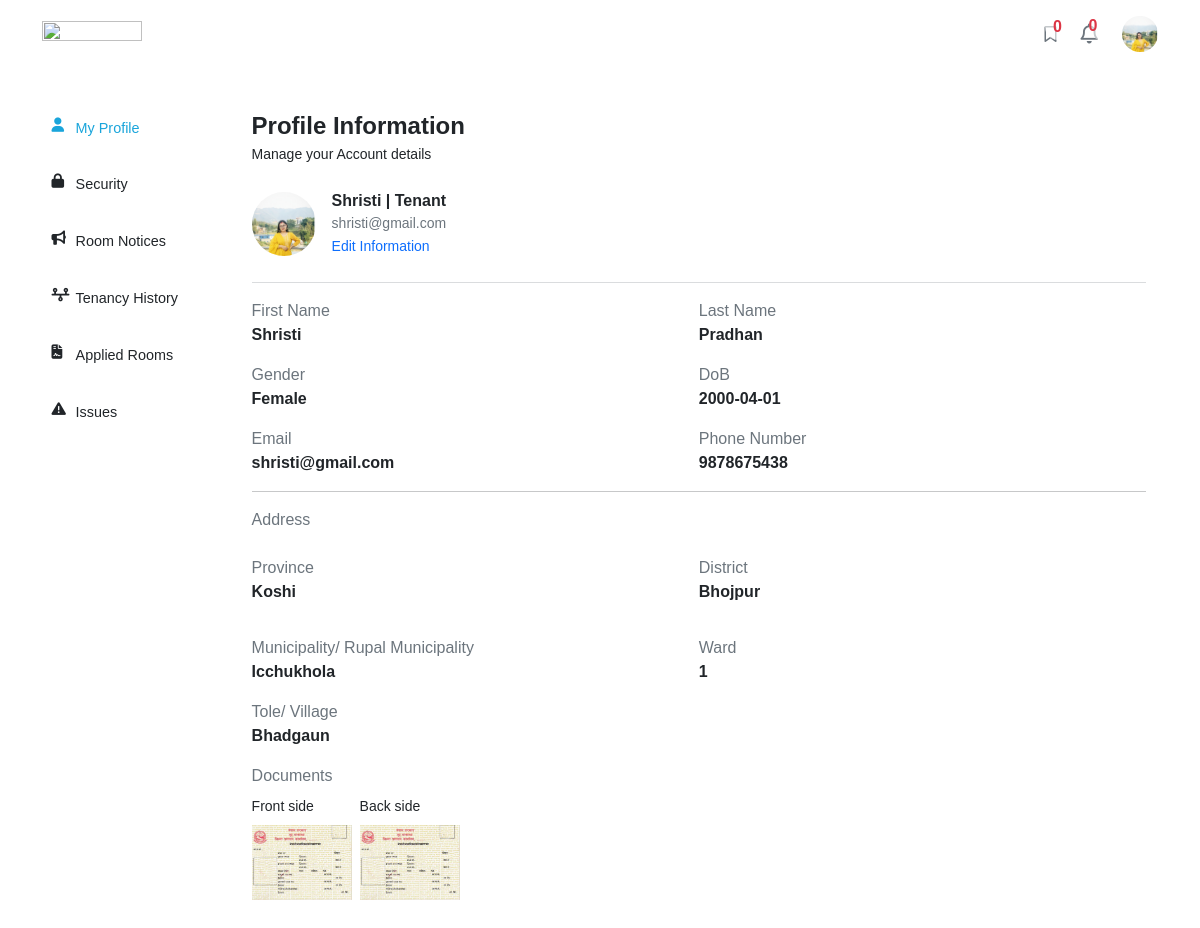
The page /tenant/profile (signed in) on the database its author committed.
### tables this page shows
CREATE TABLE `user_tb` (
  `user_id` int(11) NOT NULL,
  `first_name` varchar(12) NOT NULL,
  `last_name` varchar(15) NOT NULL,
  `gender` varchar(7) NOT NULL,
  `dob` date NOT NULL,
  `email` varchar(254) NOT NULL,
  `password` varchar(255) NOT NULL,
  `phone_number` varchar(15) NOT NULL,
  `province` varchar(20) NOT NULL,
  `district` varchar(20) NOT NULL,
  `municipality_rural` varchar(40) NOT NULL,
  `ward` int(11) NOT NULL,
  `tole_village` varchar(30) NOT NULL,
  `role` varchar(9) NOT NULL,
  `profile_photo` varchar(250) NOT NULL,
  `kyc_front` varchar(250) NOT NULL,
  `kyc_back` varchar(250) NOT NULL,
  `registration_date` datetime NOT NULL,
  `flag` varchar(10) DEFAULT NULL
);

### classes/user.php (called while the page is built, shortened)
<?php
require_once __DIR__ . '/../app/connection.php';
class User
{
    private $phoneNumber;
    public function __construct()
    {
        $this->phoneNumber = "";
    }
    public function getPhoneNumber()
    {
        return $this->phoneNumber;
    }
    public function set($firstName, $lastName, $gender, $dob, $email, $phoneNumber, $province, $district, $municipalityRural, $ward, $toleVillage, $role, $flag, $profilePhoto, $kycFront, $kycBack, $registrationDate)
    {
        $this->name = [
            'first' => $firstName,
            'last' => $lastName
        ];
        $this->gender = $gender;
        $this->dob = $dob;
        $this->email = $email;
        $this->phoneNumber = $phoneNumber;
        $this->address = [
            'province' => $province,
            'district' => $district,
            'municipalityRural' => $municipalityRural,
            'ward' => $ward,
            'toleVillage' => $toleVillage,
        ];
        $this->role = $role;
        $this->profilePhoto = $profilePhoto;
    }
    public function fetch($userId, $howMuch)
    {
        global $conn;
        $userExists = false;
        $query = $howMuch == "all" ? "SELECT * FROM user_tb WHERE user_id = '$userId' LIMIT 1" : "SELECT first_name, last_name, role, email, flag, profile_photo FROM user_tb WHERE user_id = '$userId' LIMIT 1";
        $result = mysqli_query($conn, $query);
        if ($result->num_rows > 0) {
            $userExists = true;
        }
        return $userExists;
    }
}

### pages/tenant/sections/view-profile.php (the view, shortened to what this page needs)
<?php
require_once __DIR__ . '/../../../classes/user.php';
?>
<div class="d-flex flex-column user-profile-container profile-content">
    <p class="m-0 fs-4 fw-semibold"> Profile Information </p>
    <p class="m-0 small"> Manage your Account details </p>
    <div class="d-flex flex-row gap-3 mt-4 align-items-center photo-username-email">
        <div class="photo">
            <?php
            if ($profileUser->profilePhoto != '') {
                $tempPhotoSrc = "/rentrover/uploads/users/$profileUser->profilePhoto";
                ?>
                <img src="<?= $tempPhotoSrc ?>" id="profile-photo-container" alt="user profile photo" class="pointer">
                <?php
            } else {
                $tempPhotoSrc = "/rentrover/uploads/blank-profile.jpg";
                ?>
                <img src="/rentrover/uploads/blank-profile.jpg" id="profile-photo-container" alt="user profile photo"
                    class="pointer">
                <?php
            }
            ?>
        </div>
        <div class="username-email">
            <p class="m-0 fw-semibold">
                <?= ($profileUser->name['first'] != '') ? ucfirst($profileUser->name['first']) : "New User" ?> |
                <?= ucfirst($profileUser->role) ?>
            </p>
            <p class="m-0 text-secondary small"> <?= $profileUser->email ?> </p>
            <?php
            if ($tab == 'view') {
                ?>
                <a href="/rentrover/tenant/profile/edit" class="mt-3 text-primary small" id="edit-profile-trigger">
                    Edit Information </a>
                <?php
            }
            ?>
        </div>
    </div>
    <hr class="mt-4 text-secondary" />
    <?php
    if ($tab == "view") {
        ?>
        <div class="mb-3 profile-informations">
            <div class="d-flex flex-column flex-md-row row-gap-3">
                <div class="w-100 w-md-50">
                    <p class="m-0 text-secondary"> First Name </p>
                    <p class="m-0 fw-semibold">
                        <?= ($profileUser->name['first'] != '') ? ucfirst($profileUser->name['first']) : "-" ?>
                    </p>
                </div>
                <div class="w-100 w-md-50">
                    <p class="m-0 text-secondary"> Last Name </p>
                    <p class="m-0 fw-semibold">
                        <?= ($profileUser->name['last'] != '') ? ucfirst($profileUser->name['last']) : "-" ?>
                    </p>
                </div>
            </div>
            <div class="d-flex flex-column flex-md-row row-gap-3 mt-3">
                <div class="w-50">
                    <p class="m-0 text-secondary"> Gender </p>
                    <p class="m-0 fw-semibold"> <?= ($profileUser->gender != '') ? ucfirst($profileUser->gender) : "-" ?>
                    </p>
                </div>
                <div class="w-50">
                    <p class="m-0 text-secondary"> DoB </p>
                    <p class="m-0 fw-semibold"> <?= ($profileUser->dob != '0000-00-00') ? $profileUser->dob : "-" ?> </p>
                </div>
            </div>
            <div class="d-flex flex-column flex-md-row row-gap-3 mt-3">
                <div class="w-50">
                    <p class="m-0 text-secondary"> Email </p>
                    <p class="m-0 fw-semibold"> <?= ($profileUser->email != '') ? $profileUser->email : "-" ?> </p>
                </div>
                <div class="w-50">
                    <p class="m-0 text-secondary"> Phone Number </p>
                    <p class="m-0 fw-semibold">
                        <?= ($profileUser->getPhoneNumber() != '') ? $profileUser->getPhoneNumber() : "-" ?>
                    </p>
                </div>
            </div>
            <hr>
            <p class="m-0 mt-3 text-secondary"> Address </p>
            <div class="d-flex flex-column">
                <div class="d-flex flex-column flex-md-row row-gap-3 mt-3">
                    <div class="w-100 w-md-50">
                        <p class="m-0 mt-2 text-secondary"> Province </p>
                        <p class="m-0 fw-semibold">
                            <?= ($profileUser->address['province'] != '') ? ucfirst($profileUser->address['province']) : "-" ?>
                        </p>
                    </div>
                    <div class="w-100 w-md-50">
                        <p class="m-0 mt-2 text-secondary"> District </p>
                        <p class="m-0 fw-semibold">
                            <?= ($profileUser->address['district'] != '') ? ucfirst($profileUser->address['district']) : "-" ?>
                        </p>
                    </div>
                </div>
                <div class="d-flex flex-column flex-md-row row-gap-3 mt-3">
                    <div class="w-100 w-md-50">
                        <p class="m-0 mt-3 text-secondary"> Municipality/ Rupal Municipality </p>
                        <p class="m-0 fw-semibold">
                            <?= ($profileUser->address['municipalityRural'] != '') ? ucfirst($profileUser->address['municipalityRural']) : "-" ?>
                        </p>
                    </div>
                    <div class="w-100 w-md-50">
                        <p class="m-0 mt-3 text-secondary"> Ward </p>
                        <p class="m-0 fw-semibold">
                            <?= ($profileUser->address['ward'] != 0) ? $profileUser->address['ward'] : "-" ?>
                        </p>
                    </div>
                </div>
                <div class="w-100">
                    <p class="m-0 mt-3 text-secondary"> Tole/ Village </p>
                    <p class="m-0 fw-semibold">
                        <?= ($profileUser->address['toleVillage'] != '') ? ucfirst($profileUser->address['toleVillage']) : "-" ?>
                    </p>
                </div>
            </div>
            <p class="m-0 mt-3 text-secondary"> Documents </p>
            <?php
            if ($profileUser->kyc['front'] == '' || $profileUser->kyc['back'] == '') {
                ?>
                <p class="text-danger m-0 small mt-2"> You haven't submitted the documents. You must submit the picture of your
                    citizenship to be able to use our services. </p>
                <?php
            } else {
                ?>
                <section class="d-flex flex-row gap-2 mt-2 document-section">
                    <div class="d-flex flex-column gap-1 document-container">
                        <p class="m-0 small mb-1"> Front side </p>
                        <div class="document">
                            <img src="/rentrover/uploads/kycs/<?= $profileUser->kyc['front'] ?>" alt="citizenship front side">
                        </div>
                    </div>
                    <div class="d-flex flex-column gap-1 document-container">
                        <p class="m-0 small mb-1"> Back side </p>
                        <div class="document">
                            <img src="/rentrover/uploads/kycs/<?= $profileUser->kyc['back'] ?>" alt="citizenship back side">
                        </div>
                    </div>
                </section>
                <?php
            }
                ?>
        </div>
        <?php
    }
    ?>
</div>

### pages/tenant/sections/header.php (shortened to what this page needs)
<?php
require_once __DIR__ . '/../../../classes/user.php';
?>
<header class="position-fixed w-100 header ">
    <div class="container py-3 bg-white d-flex flex-row align-items-center justify-content-between header-container">
        <a href="/rentrover/tenant/home">
            <img src="/rentrover/assets/brands/rentrover-rectangular-logo.png" alt="">
        </a>
        <div class="d-flex flex-row gap-4 align-items-center wishlist-notification-profile">
            <div class="position-relative wishlist-container pointer"
                onclick="window.location.href='/rentrover/tenant/wishlist'">
                <a href="/rentrover/tenant/wishlist" class="text-secondary">
                    <i class="fa-regular fa-bookmark pt-1"></i>
                </a>
                <div class="position-absolute d-flex flex-row align-items-center justify-content-center wishlist-counter"
                    id="wishlist-counter">
                    <p class="m-0 text-danger fw-semibold" id="wishlist-count"> </p>
                </div>
            </div>
            <div class="position-relative notification-section">
                <div class="position-relative notification-icon pointer" id="notification-icon">
                    <i class="fa-regular fa-bell fs-5 pt-1 text-secondary pointer"></i>
                    <div class="position-absolute text-danger fw-semibold notification-counter">
                        <p class="notification-count" id="notification-count"> 0
                        </p>
                    </div>
                </div>
            </div>
            <div class="position-relative profile-container">
                <div class="profile" id="profile-image-container">
                    <?php
                    if ($profileUser->profilePhoto != "") {
                        ?>
                        <img src="/rentrover/uploads/users/<?= $profileUser->profilePhoto ?>" alt="user profile photo"
                            class="pointer">
                        <?php
                    } else {
                        ?>
                        <img src="/rentrover/uploads/blank-profile.jpg" alt="user profile photo" class="pointer">
                        <?php
                    }
                    ?>
                </div>
            </div>
        </div>
    </div>
</header>

### rows shown on the page
user_tb: profile_photo (picture), first_name "Shristi", role "Tenant", email "shristi@gmail.com", last_name "Pradhan", gender "Female", dob "2000-04-01", phone_number "9878675438", province "Koshi", district "Bhojpur", municipality_rural "Icchukhola", ward "1", tole_village "Bhadgaun", kyc_front (picture), kyc_back (picture)
